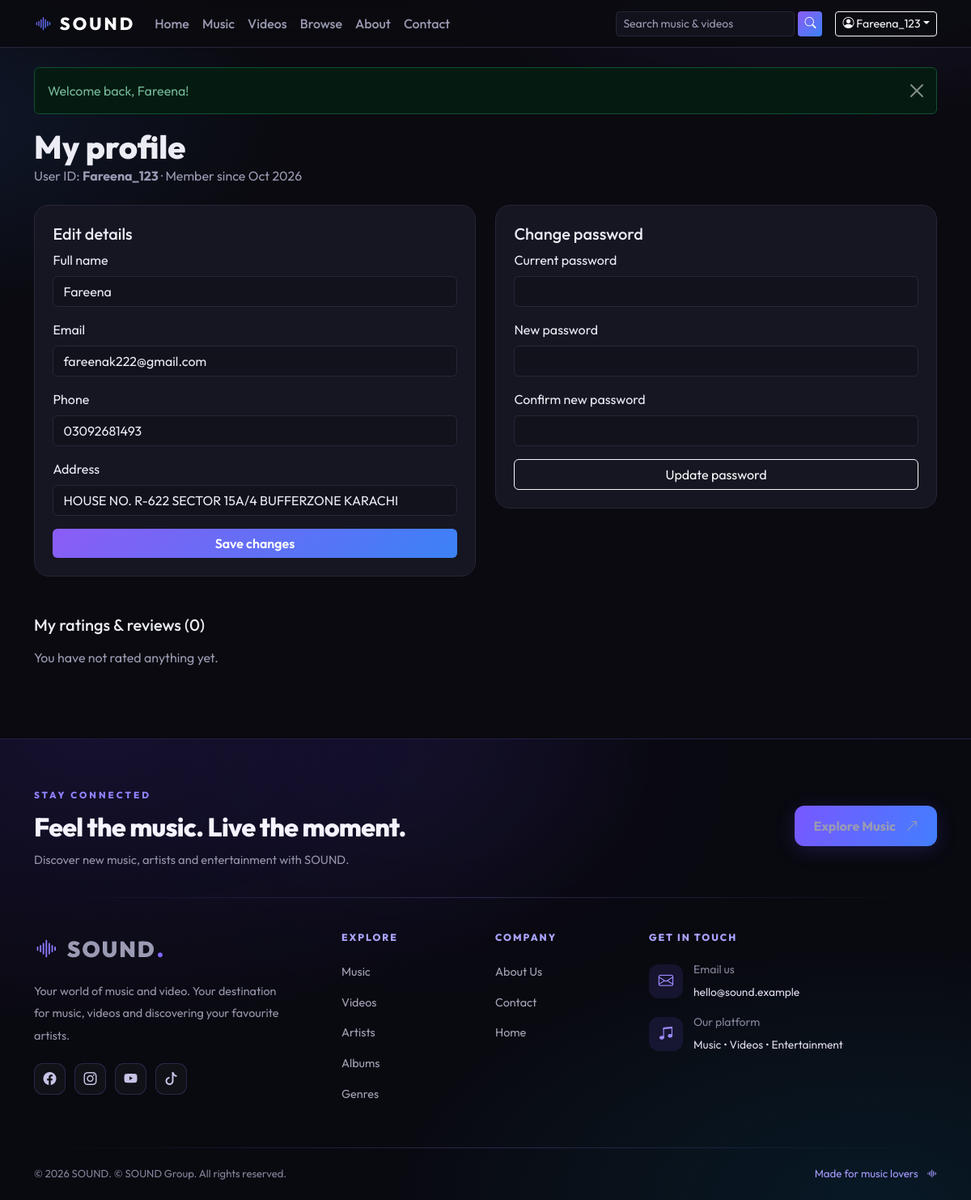
Screenshot of /profile.php (signed in) with the database file from the repository.
### tables this page shows
CREATE TABLE `users` (
  `id` int(10) UNSIGNED NOT NULL,
  `user_id` varchar(30) NOT NULL,
  `full_name` varchar(100) NOT NULL,
  `address` varchar(255) NOT NULL,
  `phone` varchar(25) NOT NULL,
  `email` varchar(120) NOT NULL,
  `password_hash` varchar(255) NOT NULL,
  `role` enum('user','admin') NOT NULL DEFAULT 'user',
  `status` enum('active','suspended') NOT NULL DEFAULT 'active',
  `created_at` timestamp NOT NULL DEFAULT current_timestamp()
);

### profile.php (the view, shortened to what this page needs)
<?php
require_once __DIR__ . '/includes/bootstrap.php';
$me = require_login();
$errors = []; $v = $me;
$mine = all("SELECT 'music' t, m.id, m.title, r.rating, rv.comment, rv.status FROM ratings r JOIN music m ON m.id=r.music_id LEFT JOIN reviews rv ON rv.user_id=r.user_id AND rv.music_id=r.music_id WHERE r.user_id=?
  UNION ALL SELECT 'video', v.id, v.title, r.rating, rv.comment, rv.status FROM ratings r JOIN videos v ON v.id=r.video_id LEFT JOIN reviews rv ON rv.user_id=r.user_id AND rv.video_id=r.video_id WHERE r.user_id=?", [$me['id'], $me['id']]);
require __DIR__ . '/includes/header.php';
?>
<div class="page-head"><h1>My profile</h1><p class="text-muted mb-0">User ID: <strong><?= e($me['user_id']) ?></strong> · Member since <?= e(date('M Y', strtotime($me['created_at'] . ' UTC'))) ?></p></div>
<div class="row g-4">
  <div class="col-lg-6"><div class="panel"><h2 class="h5">Edit details</h2>
    <form method="post" class="vstack gap-3"><?= csrf_field() ?><input type="hidden" name="do" value="profile">
      <div><label class="form-label">Full name</label><input name="full_name" class="form-control" value="<?= e($v['full_name']) ?>" required maxlength="100"></div>
      <div><label class="form-label">Email</label><input name="email" type="email" class="form-control" value="<?= e($v['email']) ?>" required maxlength="120"></div>
      <div><label class="form-label">Phone</label><input name="phone" class="form-control" value="<?= e($v['phone']) ?>" required maxlength="20"></div>
      <div><label class="form-label">Address</label><input name="address" class="form-control" value="<?= e($v['address']) ?>" required maxlength="255"></div>
      <button class="btn btn-sound">Save changes</button></form></div></div>
  <div class="col-lg-6"><div class="panel"><h2 class="h5">Change password</h2>
    <form method="post" class="vstack gap-3"><?= csrf_field() ?><input type="hidden" name="do" value="password">
      <div><label class="form-label">Current password</label><input name="current" type="password" class="form-control" required autocomplete="current-password"></div>
      <div><label class="form-label">New password</label><input name="password" type="password" class="form-control" required autocomplete="new-password"></div>
      <div><label class="form-label">Confirm new password</label><input name="password_confirm" type="password" class="form-control" required autocomplete="new-password"></div>
      <button class="btn btn-outline-light">Update password</button></form></div></div>
</div>
<h2 class="h5 mt-5 mb-3">My ratings &amp; reviews (<?= count($mine) ?>)</h2>
<?php foreach ($mine as $m): ?>
  <div class="review"><div class="d-flex justify-content-between flex-wrap gap-2"><a href="<?= e(item_url($m['t'], (int)$m['id'])) ?>" class="fw-semibold"><i class="bi <?= $m['t'] === 'music' ? 'bi-music-note' : 'bi-camera-video' ?>"></i> <?= e($m['title']) ?></a><?= stars((float)$m['rating']) ?></div>
  <?php if ($m['comment']): ?><p class="mb-0 mt-1"><?= e($m['comment']) ?><?= $m['status'] === 'hidden' ? ' <span class="badge text-bg-warning">hidden by moderator</span>' : '' ?></p><?php endif; ?></div>
<?php endforeach; if (!$mine) echo '<p class="text-muted">You have not rated anything yet.</p>'; ?>
<?php require __DIR__ . '/includes/footer.php'; ?>

### includes/header.php (shortened to what this page needs)
<?php
require_once __DIR__ . '/bootstrap.php';
$me = current_user();
$pageTitle = ($title ?? '') ? $title . ' · ' . setting('site_name', 'SOUND') : setting('site_name', 'SOUND') . ' – ' . setting('tagline');
$nav = ['index.php' => 'Home', 'music.php' => 'Music', 'videos.php' => 'Videos', 'browse.php' => 'Browse', 'about.php' => 'About', 'contact.php' => 'Contact'];
$_cur = basename($_SERVER['SCRIPT_NAME']);
?><!doctype html>
<html lang="en" data-bs-theme="dark">
<head>
<link href="https://cdn.jsdelivr.net/npm/bootstrap@5.3.3/dist/css/bootstrap.min.css" rel="stylesheet">
<link href="https://cdn.jsdelivr.net/npm/bootstrap-icons@1.11.3/font/bootstrap-icons.min.css" rel="stylesheet">
<link href="<?= e(url('assets/css/style.css')) ?>" rel="stylesheet">
</head>
<body>
<nav class="navbar navbar-expand-lg sound-nav sticky-top">
  <div class="container">
    <a class="navbar-brand brand" href="<?= e(url('index.php')) ?>"><i class="bi bi-soundwave"></i> <?= e(setting('site_name', 'SOUND')) ?></a>
    <div class="collapse navbar-collapse" id="mainNav">
      <ul class="navbar-nav me-auto mb-2 mb-lg-0">
        <?php foreach ($nav as $_href => $_label): ?><li class="nav-item"><a class="nav-link<?= $_cur === $_href ? ' active' : '' ?>" href="<?= e(url($_href)) ?>"><?= e($_label) ?></a></li><?php endforeach; ?>
      </ul>
      <form class="d-flex me-lg-3 my-2 my-lg-0 nav-search" action="<?= e(url('search.php')) ?>" method="get" role="search">
        <input class="form-control form-control-sm" type="search" name="q" placeholder="Search music & videos" aria-label="Search" maxlength="100">
        <button class="btn btn-sm btn-sound ms-1" aria-label="Search"><i class="bi bi-search"></i></button>
      </form>
      <div class="d-flex align-items-center gap-2">
      <?php if ($me): ?>
        <div class="dropdown">
          <button class="btn btn-sm btn-outline-light dropdown-toggle" data-bs-toggle="dropdown"><i class="bi bi-person-circle"></i> <?= e($me['user_id']) ?></button>
        </div>
      <?php else: ?>
        <a class="btn btn-sm btn-outline-light" href="<?= e(url('login.php')) ?>">Log in</a>
        <a class="btn btn-sm btn-sound" href="<?= e(url('register.php')) ?>">Sign up</a>
      <?php endif; ?>
      </div>
    </div>
  </div>
</nav>
<main class="container py-4 main-wrap">
<?= flash_render() ?>

### assets/css/style.css (style rules this page uses)
:root { --bg:#0a0a10;--bg2:#12121c;--card:#161622;--line:#262638;--p:#8b5cf6;--b:#3b82f6;--txt:#ececf5;--mut:#9a9ab3;--grad:linear-gradient(135deg,#8b5cf6,#3b82f6) }
html { scroll-behavior:smooth }
body { font-family:'Outfit',system-ui,-apple-system,Segoe UI,Roboto,sans-serif;background:radial-gradient(1000px 500px at 85% -10%,rgba(139,92,246,.18),transparent 60%),radial-gradient(800px 400px at -10% 10%,rgba(59,130,246,.12),transparent 60%),var(--bg);background-attachment:fixed;color:var(--txt);min-height:100vh }
[data-bs-theme=dark] { --bs-body-bg:var(--bg);--bs-body-color:var(--txt);--bs-border-color:var(--line);--bs-link-color:#a78bfa;--bs-link-hover-color:#c4b5fd;--bs-secondary-color:var(--mut) }
a { text-decoration:none }
.text-muted { color:var(--mut)!important }
.main-wrap { min-height:70vh }
.sound-nav { background:rgba(10,10,16,.8);backdrop-filter:blur(14px);border-bottom:1px solid var(--line) }
.brand { font-weight:800;letter-spacing:.14em;font-size:1.35rem;color:#fff!important }
.brand i { background:var(--grad);-webkit-background-clip:text;background-clip:text;color:transparent }
.sound-nav .nav-link { color:var(--mut);font-weight:500;position:relative }
.nav-search input { background:var(--bg2);border-color:var(--line);min-width:220px }
.form-control,.form-select { background-color:var(--bg2);border-color:var(--line) }
.btn-sound { background:var(--grad);border:0;color:#fff;font-weight:600;transition:transform .15s,box-shadow .2s,filter .2s }
.page-head { margin-bottom:1.5rem }
.page-head h1 { font-weight:800;margin:0 }
.panel { background:var(--card);border:1px solid var(--line);border-radius:18px;padding:1.4rem }

### rows the page displays
users: user "Fareena_123", created_at "Oct 2026", full_name "Fareena", email "fareenak222@gmail.com", phone "03092681493", address "HOUSE NO. R-622 SECTOR 15A/4 BUFFERZONE KARACHI"

### other values shown
setting('site_name', 'SOUND') "SOUND"
$_label "Home"
$_label "Music"
$_label "Videos"
$_label "Browse"
$_label "About"
$_label "Contact"
$m "Welcome back, Fareena!"
count($mine) "0"
setting('tagline') "Your world of music and video."
setting('contact_email') "hello@sound.example"
setting('footer_text', 'All rights reserved.') "© SOUND Group. All rights reserved."
